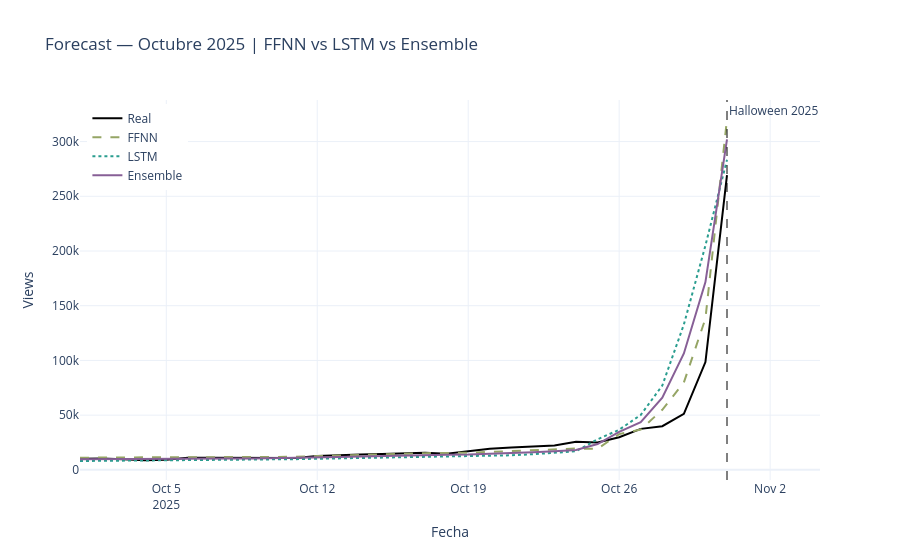
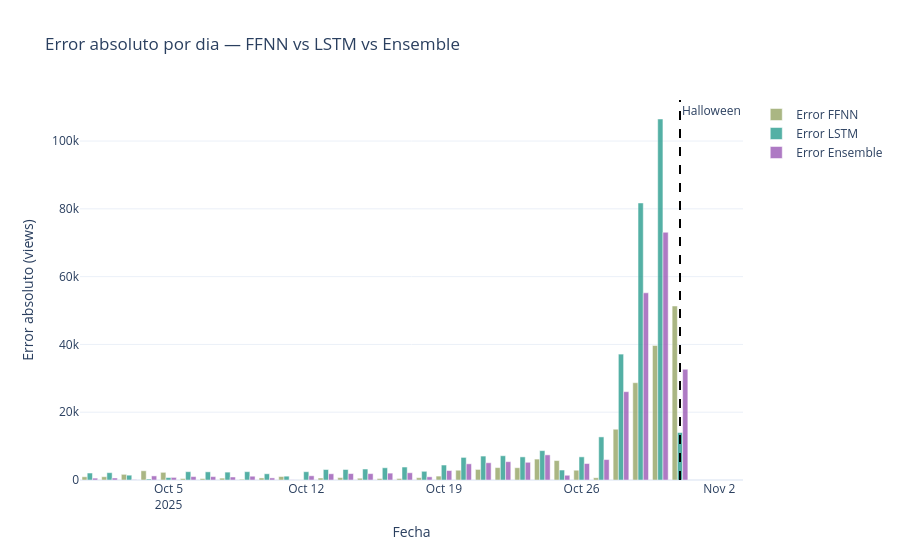

The code cell stored with these charts, in order, in its notebook:
### Code cell
preds_ensemble = (preds_ffnn + preds_lstm) / 2
m_ens = compute_metrics(real, preds_ensemble, 'Ensemble')

# Grafica con ensemble
fechas = df_test.index

fig = go.Figure()
fig.add_trace(go.Scatter(x=fechas, y=real,
                         name='Real', line=dict(color='black', width=2)))
fig.add_trace(go.Scatter(x=fechas, y=preds_ffnn,
                         name='FFNN', line=dict(color='#95a565', dash='dash', width=2)))
fig.add_trace(go.Scatter(x=fechas, y=preds_lstm,
                         name='LSTM', line=dict(color='#2a9d8f', dash='dot', width=2)))
fig.add_trace(go.Scatter(x=fechas, y=preds_ensemble,
                         name='Ensemble', line=dict(color="#875f96", width=2)))

fig.add_vline(
    x=pd.Timestamp('2025-10-31').timestamp() * 1000,
    line=dict(color='black', dash='dash', width=1),
    annotation_text='Halloween 2025'
)

fig.update_layout(
    title='Forecast — Octubre 2025 | FFNN vs LSTM vs Ensemble',
    xaxis_title='Fecha', yaxis_title='Views',
    template='plotly_white',
    legend=dict(x=0.01, y=0.99)
)
fig.write_html('Assets/forecast_ensamble.html',
               include_plotlyjs='cdn', 
               full_html=False)
fig.show()

# Errores por dia
errores_ffnn     = np.abs(real - preds_ffnn)
errores_lstm     = np.abs(real - preds_lstm)
errores_ensemble = np.abs(real - preds_ensemble)

fig = go.Figure()
fig.add_trace(go.Bar(x=fechas, y=errores_ffnn,
                     name='Error FFNN', marker_color='#95a565', opacity=0.8))
fig.add_trace(go.Bar(x=fechas, y=errores_lstm,
                     name='Error LSTM', marker_color='#2a9d8f', opacity=0.8))
fig.add_trace(go.Bar(x=fechas, y=errores_ensemble,
                     name='Error Ensemble', marker_color='#9b59b6', opacity=0.8))

fig.add_vline(
    x=pd.Timestamp('2025-10-31').timestamp() * 1000,
    line=dict(color='black', dash='dash'),
    annotation_text='Halloween'
)

fig.update_layout(
    title='Error absoluto por dia — FFNN vs LSTM vs Ensemble',
    xaxis_title='Fecha', yaxis_title='Error absoluto (views)',
    barmode='group', template='plotly_white'
)
fig.write_html('Assets/errores_ensamble.html',
               include_plotlyjs='cdn', 
               full_html=False)
fig.show()

# Errores spike vs normales
spike_idx  = fechas.day == 31
normal_idx = ~spike_idx

print('Error en el spike (31-oct 2025):')
print(f'  FFNN:     {errores_ffnn[spike_idx][0]:,.0f} views')
print(f'  LSTM:     {errores_lstm[spike_idx][0]:,.0f} views')
print(f'  Ensemble: {errores_ensemble[spike_idx][0]:,.0f} views')

print('\nError promedio dias normales (1-30 oct):')
print(f'  FFNN:     {errores_ffnn[normal_idx].mean():,.0f} views')
print(f'  LSTM:     {errores_lstm[normal_idx].mean():,.0f} views')
print(f'  Ensemble: {errores_ensemble[normal_idx].mean():,.0f} views')
